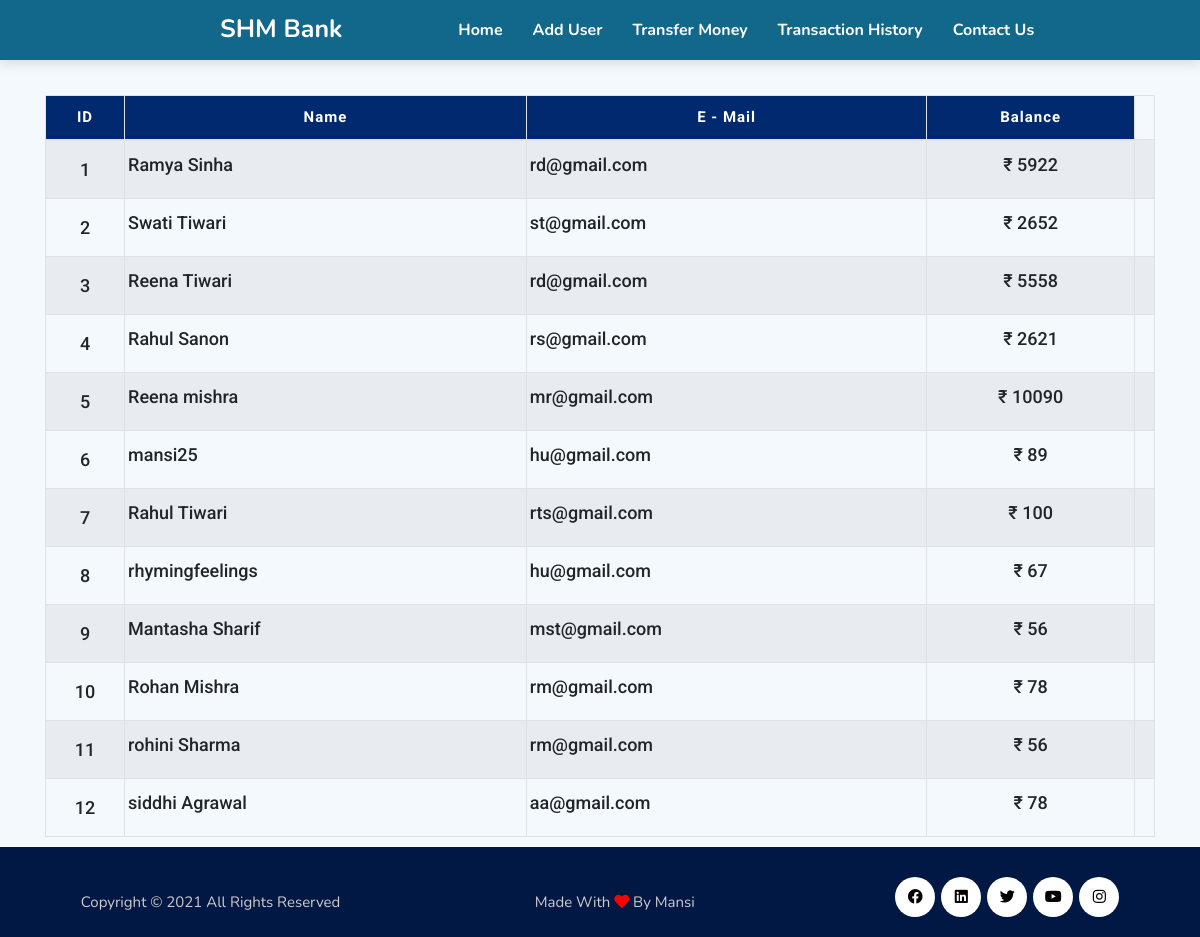
The page /users.php on the database its author committed.
### tables this page shows
CREATE TABLE `users` (
  `id` int(20) NOT NULL,
  `name` varchar(20) NOT NULL,
  `email` varchar(20) NOT NULL,
  `balance` int(100) NOT NULL
);

### users.php (the view, shortened to what this page needs)
<!DOCTYPE html>
<html lang="en">
<head>
    <link href="https://cdnjs.cloudflare.com/ajax/libs/font-awesome/5.13.0/css/all.min.css" rel="stylesheet">
    <link rel="stylesheet" href="https://maxcdn.bootstrapcdn.com/bootstrap/4.0.0/css/bootstrap.min.css">
    <link rel="stylesheet" type="text/css" href="css/style.css">
</head>
<body>
<?php
  include 'config.php';
    $sql = "SELECT * FROM users";
    $result = mysqli_query($conn,$sql);
?>
<?php
  include 'navbar.php';
?>
<div class="heading">
    <h1>
    Users List</h1>
</div>
<div class="container">
<form action="users.php" method="post" >
            <div class="row">
                <div class="col">
                    <div class="table-responsive-sm">
                    <table class="table table-hover table-sm table-striped table-condensed table-bordered">
                        <thead>
                            <tr>
                            <th scope="col" class="text-center py-3">ID</th>
                            <th scope="col" class="text-center py-3">Name</th>
                            <th scope="col" class="text-center py-3">E - Mail</th>
                            <th scope="col" class="text-center py-3">Balance</th>
                            </tr>
                        </thead>
                        <tbody>
                <?php
               $idofuser=0;
                    while($rows=mysqli_fetch_assoc($result)){
                        $idofuser=$idofuser+1;
                ?>
                    <tr>
                        <td class="py-4 text-center" name="id"><?php echo $idofuser ?></td>
                        <td class="py-3 text-left"><?php echo $rows['name']?></td>
                        <td class="py-3 text-left"><?php echo $rows['email']?></td>
                        <td class="py-3 text-center">&#8377; <?php echo $rows['balance']?></td>
                        <td class="py-3 text-center">
                    </tr>
                <?php
                    }
                ?>
                </tbody>
                </table>
            </div>
        </div>
    </div>
    </form>
</div>
<footer>
<?php
include 'footer.php';
?>
</footer>
</body>
</html>

### css/style.css (style rules this page uses)
* { margin: 0; padding: 0; box-sizing: border-box; font-family: 'Nunito', sans-serif; text-decoration: none; outline: none; border: none; text-transform:capitalize; transition: all .2s linear; }
html { font-size: 62.5%; overflow-x: hidden; scroll-behavior: smooth; scroll-padding-top: 6rem; }
body { background: rgb(244, 249, 253); }

### users.php (style rules this page uses)
table { font-size: 1.5rem; margin-top: 6rem; background: #fff; }
thead th { background: #012970; font-family: "Roboto", sans-serif; color: #fff; letter-spacing: 0.1rem; }
tbody td { font-family: "Roboto", sans-serif; text-transform: none; font-size: 1.8rem; font-weight: 500; text-align:center; }

### rows shown on the page
users: name "Ramya Sinha", email "rd@gmail.com", balance "5922"
users: name "Swati Tiwari", email "st@gmail.com", balance "2652"
users: name "Reena Tiwari", email "rd@gmail.com", balance "5558"
users: name "Rahul Sanon", email "rs@gmail.com", balance "2621"
users: name "Reena mishra", email "mr@gmail.com", balance "10090"
users: name "mansi25", email "hu@gmail.com", balance "89"
users: name "Rahul Tiwari", email "rts@gmail.com", balance "100"
users: name "rhymingfeelings", email "hu@gmail.com", balance "67"
users: name "Mantasha Sharif", email "mst@gmail.com", balance "56"
users: name "Rohan Mishra", email "rm@gmail.com", balance "78"
users: name "rohini Sharma", email "rm@gmail.com", balance "56"
users: name "siddhi Agrawal", email "aa@gmail.com", balance "78"
